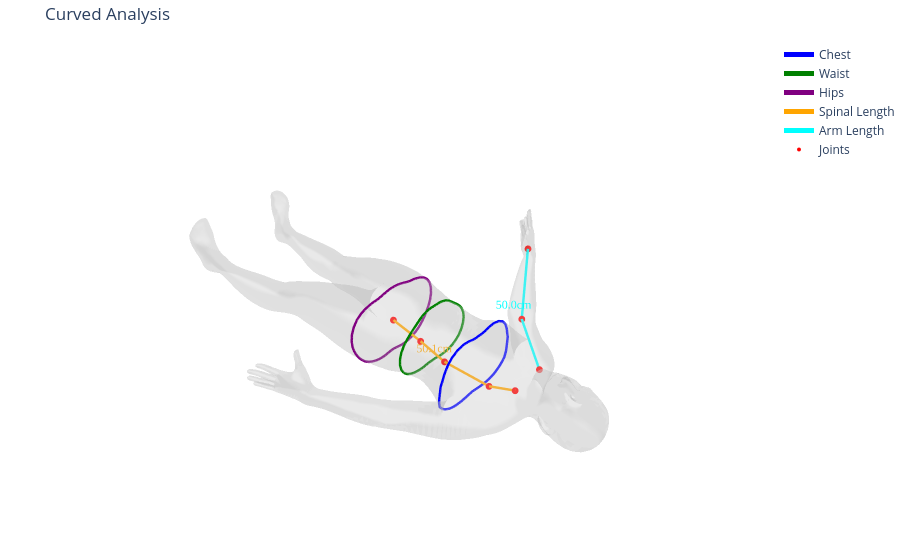

Notebook code for this chart:
### Markdown cell above
## Pipeline

### Code cell
def pipe(model, file, height):
    img_bgr = cv2.imread(file)
    outputs = model.process_one_image(cv2.cvtColor(img_bgr, cv2.COLOR_BGR2RGB))

    try:
        # 1. Run the generator
        tpose_mesh, tpose_joints = get_tpose_mesh_final(estimator, outputs)
        print(f"\nSUCCESS: Generated T-Pose Mesh.")
        print(f"Vertices: {len(tpose_mesh.vertices)}")
        print(f"Joints: {len(tpose_joints) if tpose_joints is not None else 0}")

    except Exception as e:
        print(f"Error: {e}")
    
    get_measurements(tpose_mesh, tpose_joints, target_height_cm=height)

pipe(estimator, "/workspace/sam-3d-body-measurement/notebook/images/r.png", 163.0)
